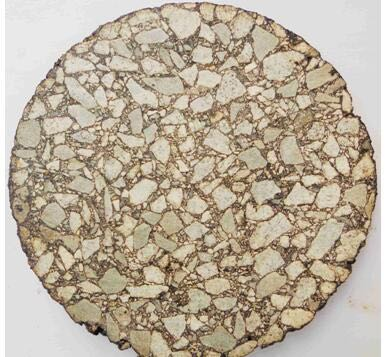
#> input picture images/02.jpg, 389 x 357 px
$ python Contours.py   (older library calls are emulated)
#> lines starting #> are read from the running program, lines starting #| are printed output that depends on the picture; after the words box and inside, x2 and y2 are one past the last pixel; in counts of white or black regions, pixels touching at a corner belong together
import cv2 as cv
import numpy as np

# [15 lines of commented-out code are left out]

file = 'images/02.jpg'
src = cv.imread(file)
#> src is the input picture: shape (357, 389, 3); mean B, G, R 156.2, 174.1, 186.1
empty = np.zeros(src.shape, np.uint8)
gray = cv.cvtColor(src, cv.COLOR_BGR2GRAY)
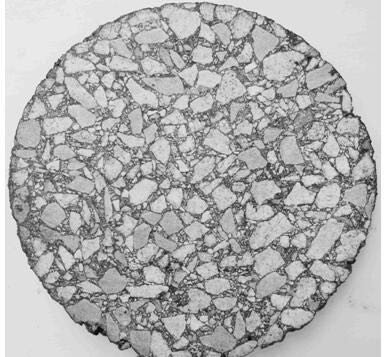
#> gray: shape (357, 389); min 3, max 255, mean 175.6
cv.imshow("gray", gray)

lap = cv.Laplacian(gray, cv.CV_8U)
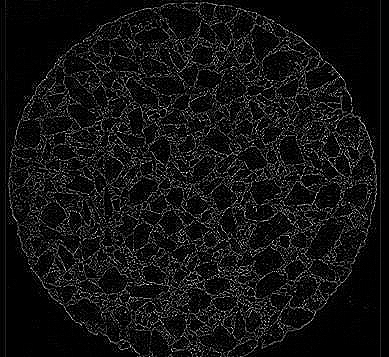
#> lap: shape (357, 389); min 0, max 255, mean 18.6
cv.imshow("Laplacian", lap)

threshold, binary = cv.threshold(gray, 0, 255, cv.THRESH_BINARY + cv.THRESH_OTSU)
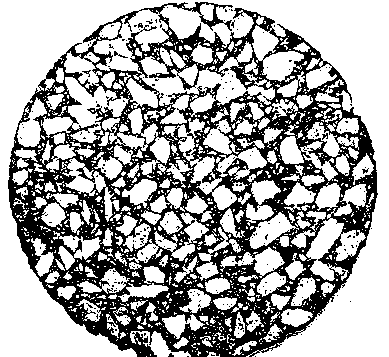
#> binary: shape (357, 389); 65.9% white; 262 black regions (257 under 20 px)
#> threshold = 162
cv.imshow("binary", binary)

binary, contours, hierarchy = cv.findContours(binary, cv.RETR_EXTERNAL, cv.CHAIN_APPROX_SIMPLE)
#> contours = 1048 contours, 897 with area under 20; largest, box (x1, y1, x2, y2) and area: (0, 0, 389, 357) 45374, (41, 51, 130, 143) 2680, (306, 184, 367, 281) 2005, (162, 118, 237, 210) 1513, (102, 108, 170, 178) 1346
cv.drawContours(empty, contours, -1, (0, 255, 0), 1)
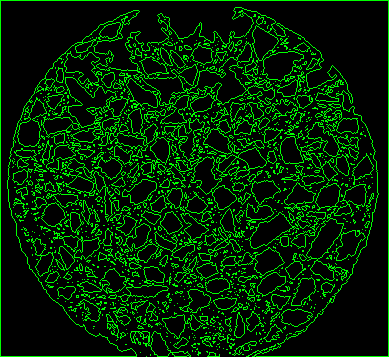
#> empty: shape (357, 389, 3); mean of channels 0, 1, 2 0, 38.2, 0; drawn as B, G, R
cv.imshow("contours", empty)

cv.waitKey(0)

$ run again, with images/03.jpg copied over images/02.jpg
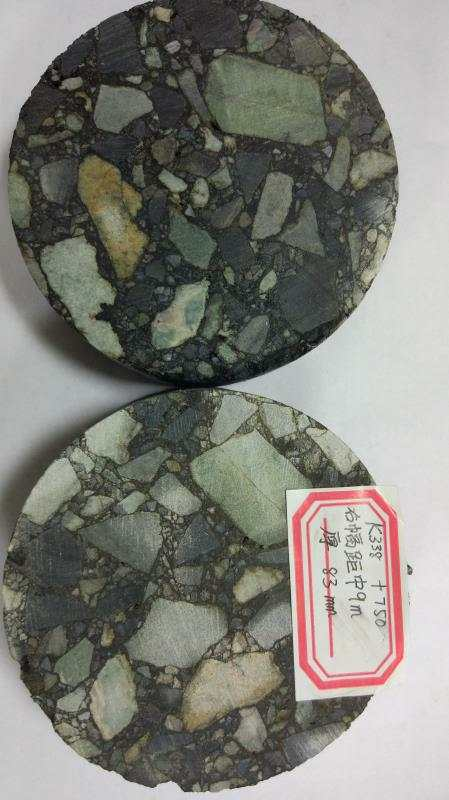
#> input picture images/03.jpg, 449 x 800 px
#> src is the input picture: shape (800, 449, 3); mean B, G, R 119.2, 126.6, 126.8
#> `threshold, binary = cv.threshold(gray, 0, 255, cv.THRESH_BINARY + cv.T..`:
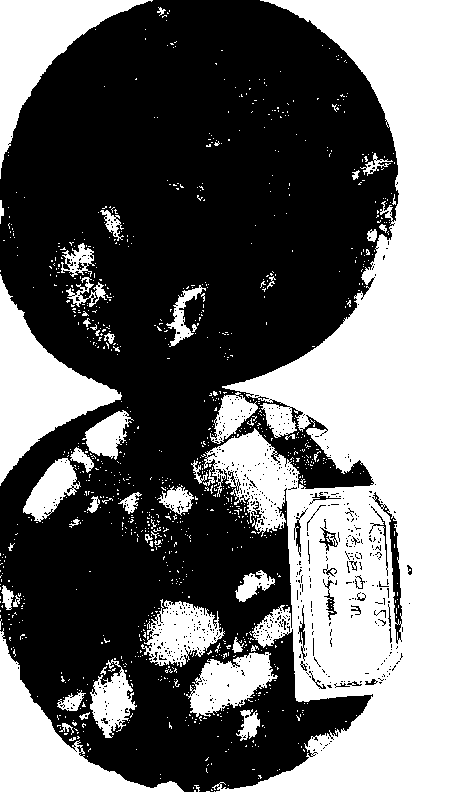
#> binary: shape (800, 449); 41.7% white; 1046 white regions (997 under 20 px)
#> threshold = 135
#> contours = 1033 contours, 998 with area under 20; largest, box (x1, y1, x2, y2) and area: (0, 0, 449, 800) 112530, (0, 274, 122, 486) 9303, (0, 0, 153, 179) 7830, (186, 652, 278, 717) 3190, (141, 599, 225, 667) 3165
#> `cv.drawContours(empty, contours, -1, (0, 255, 0), 1)`:
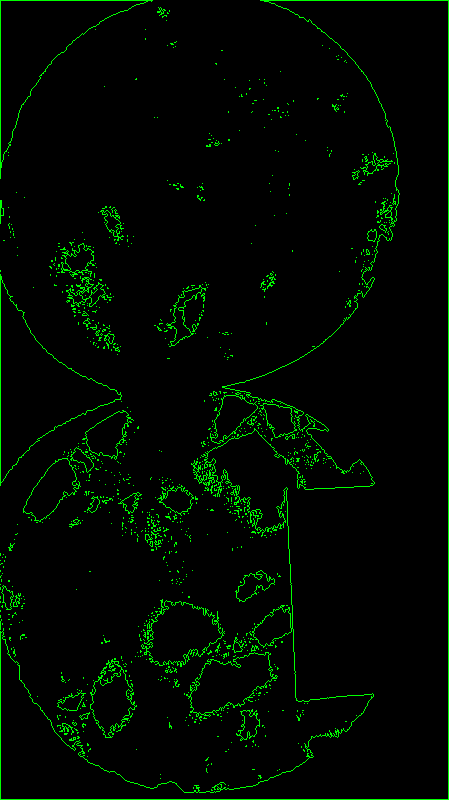
#> empty: shape (800, 449, 3); mean of channels 0, 1, 2 0, 8.9, 0; drawn as B, G, R

$ run again, with images/04.jpg copied over images/02.jpg
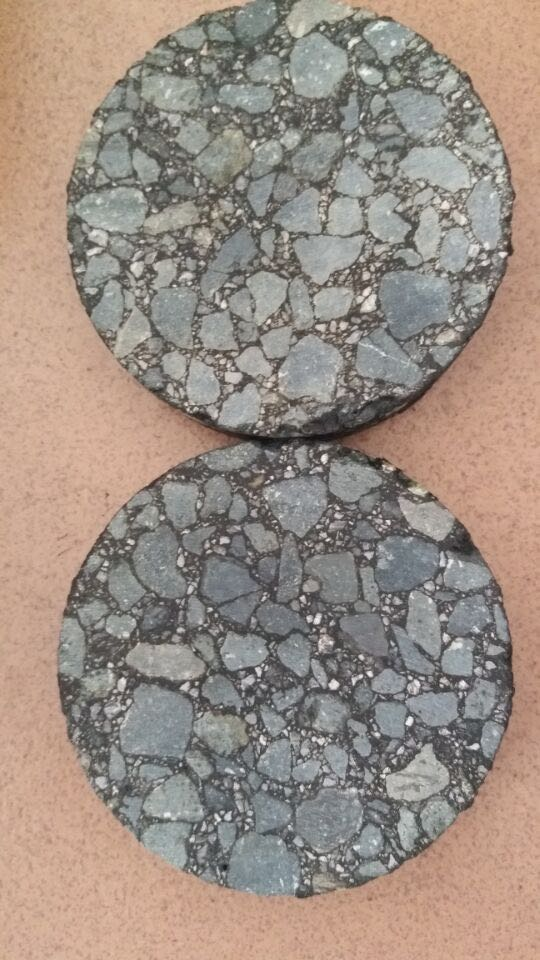
#> input picture images/04.jpg, 540 x 960 px
#> src is the input picture: shape (960, 540, 3); mean B, G, R 132.2, 142.4, 156.4
#> `threshold, binary = cv.threshold(gray, 0, 255, cv.THRESH_BINARY + cv.T..`:
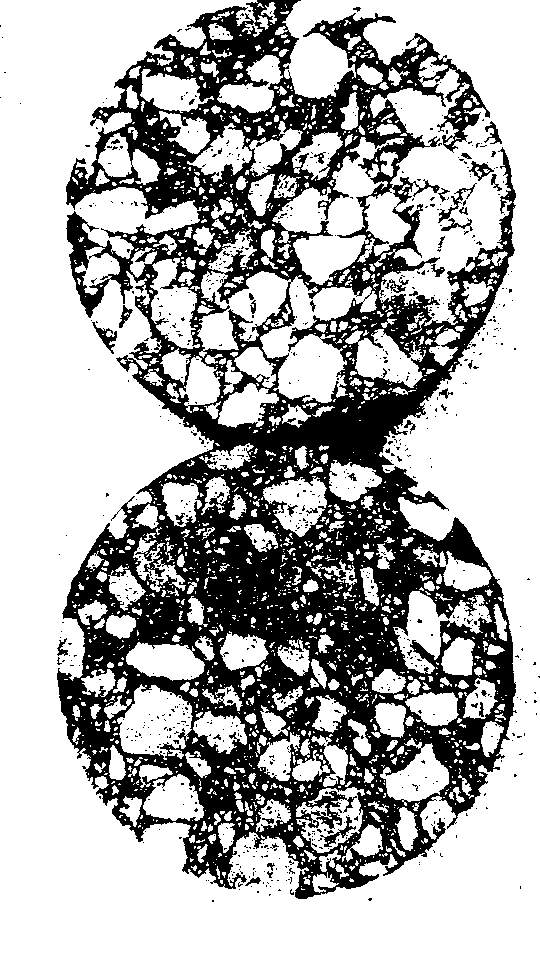
#> binary: shape (960, 540); 68.6% white; 864 black regions (824 under 20 px)
#> threshold = 133
#> contours = 1836 contours, 1543 with area under 20; largest, box (x1, y1, x2, y2) and area: (0, 0, 540, 960) 239802, (197, 229, 377, 403) 10794, (272, 137, 404, 285) 6493, (117, 684, 193, 760) 3668, (393, 591, 492, 674) 2956
#> `cv.drawContours(empty, contours, -1, (0, 255, 0), 1)`:
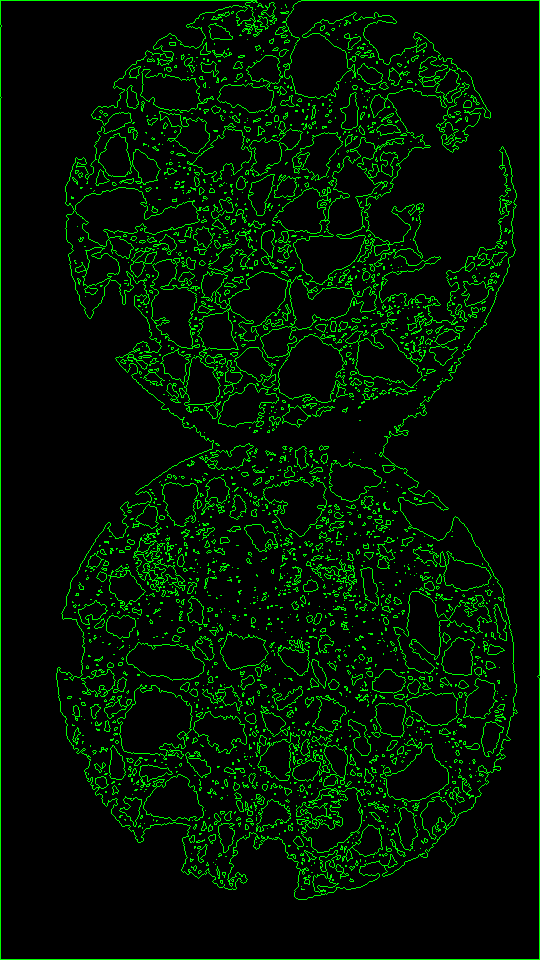
#> empty: shape (960, 540, 3); mean of channels 0, 1, 2 0, 20.6, 0; drawn as B, G, R
